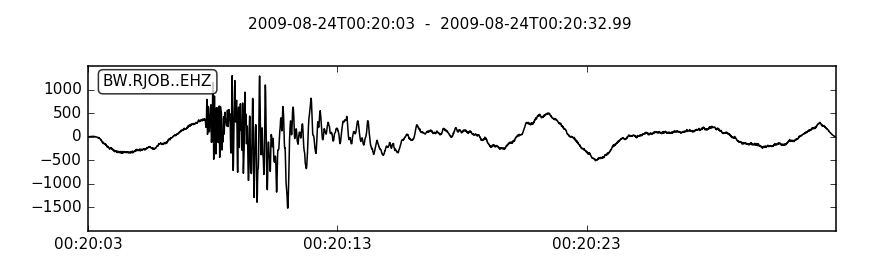

Python code for this plot:
from obspy import read
st = read()
tr = st[0]
tr.plot()
